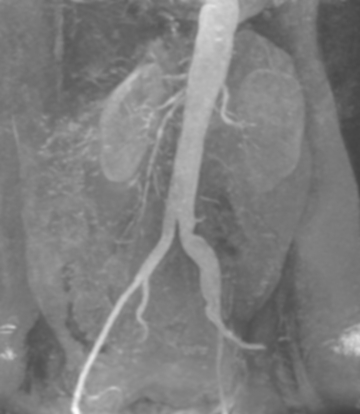
#> input picture Lab6/pics/arterie.tif, 360 x 414 px
$ python color_coding.py
#> lines starting #> are read from the running program, lines starting #| are printed output that depends on the picture
from pathlib import Path
import numpy as np
import matplotlib.pyplot as plt
from matplotlib.colors import ListedColormap, BoundaryNorm
from PIL import Image

# Load the images
file_name1 = Path('.', 'pics', 'arterie.tif')
pic1 = Image.open(file_name1)
#> pic1 is the input picture: PIL image 360x414 L; min 67, max 253, mean 125.7
file_name2 = Path('.', 'pics', 'ctSkull.tif')
pic2 = Image.open(file_name2)
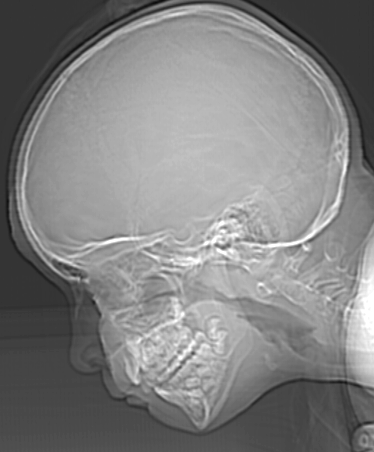
#> input picture Lab6/pics/ctSkull.tif, 374 x 452 px
#> pic2 is the input picture: PIL image 374x452 L; min 12, max 255, mean 129.4

# Convert the images to NumPy arrays
pic1_array = np.array(pic1)
pic2_array = np.array(pic2)

# Create histograms
hist1, bins1 = np.histogram(pic1_array, bins=256, range=(0, 256))
#> hist1 = 256 values, max 4627 at index 121, min 0 at index 0, mean 582.2; bins1 = 257 values from 0 to 256
hist2, bins2 = np.histogram(pic2_array, bins=256, range=(0, 256))
#> hist2 = 256 values, max 12310 at index 52, min 0 at index 0, mean 660.3; bins2 = 257 values from 0 to 256

# Define custom colormaps for each image with specified boundaries
colors1 = [(0, 0, 0.4), (0, 0, 0.6), (0, 0, 0.8), (0, 0, 1), (0, 0.6, 0.9), (0.6, 0, 0), (0.4, 0, 0)]
boundaries1 = [0, 100, 120, 125, 130, 135, 160, 256]
cmap1 = ListedColormap(colors1)
norm1 = BoundaryNorm(boundaries1, cmap1.N, clip=True)

colors2 = [(0, 0, 0.6), (0, 0, 1), (0, 1, 0), (0, 0.6, 0), (0.9, 0, 0), (0.7, 0, 0)]
boundaries2 = [0, 75, 100, 130, 150, 175, 256]
cmap2 = ListedColormap(colors2)
norm2 = BoundaryNorm(boundaries2, cmap2.N, clip=True)

# ------------------- Plot the images, histograms and colormaps -------------------------------------------
fig, axes = plt.subplots(2, 3, figsize=(12, 8))

# Plot the first image
axes[0, 0].imshow(pic1_array, cmap='gray')
axes[0, 0].set_title('Image 1')
axes[0, 0].axis('off')

# Plot the second image
axes[1, 0].imshow(pic2_array, cmap='gray')
axes[1, 0].set_title('Image 2')
axes[1, 0].axis('off')

# Plot the histogram for Image 1
axes[0, 1].bar(bins1[:-1], hist1, width=1.0, color='blue')
axes[0, 1].set_title('Histogram for Image 1')
axes[0, 1].set_xlabel('Pixel Value')
axes[0, 1].set_ylabel('Frequency')

# Plot the histogram for Image 2
axes[1, 1].bar(bins2[:-1], hist2, width=1.0, color='red')
axes[1, 1].set_title('Histogram for Image 2')
axes[1, 1].set_xlabel('Pixel Value')
axes[1, 1].set_ylabel('Frequency')

# Plot the first image with custom colormap 1
im1 = axes[0, 2].imshow(pic1_array, cmap=cmap1, norm=norm1)
axes[0, 2].set_title('cmap 1')
axes[0, 2].axis('off')
plt.colorbar(im1, ax=axes[0, 2])

# Plot the second image with custom colormap 2
im2 = axes[1, 2].imshow(pic2_array, cmap=cmap2, norm=norm2)
axes[1, 2].set_title('cmap 2')
axes[1, 2].axis('off')
plt.colorbar(im2, ax=axes[1, 2])

plt.tight_layout()
plt.show()
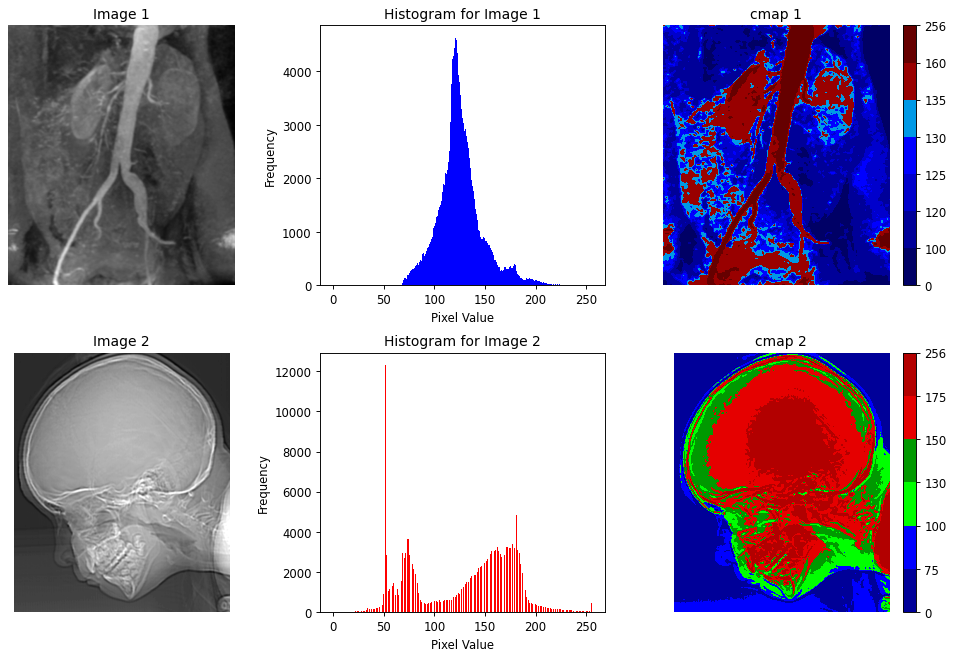
#> figure drawn by matplotlib, 8 panels; panel 2: tallest bar 4627 high, from x = 120.5 to 121.5; panel 5: tallest bar 12310 high, from x = 51.5 to 52.5
